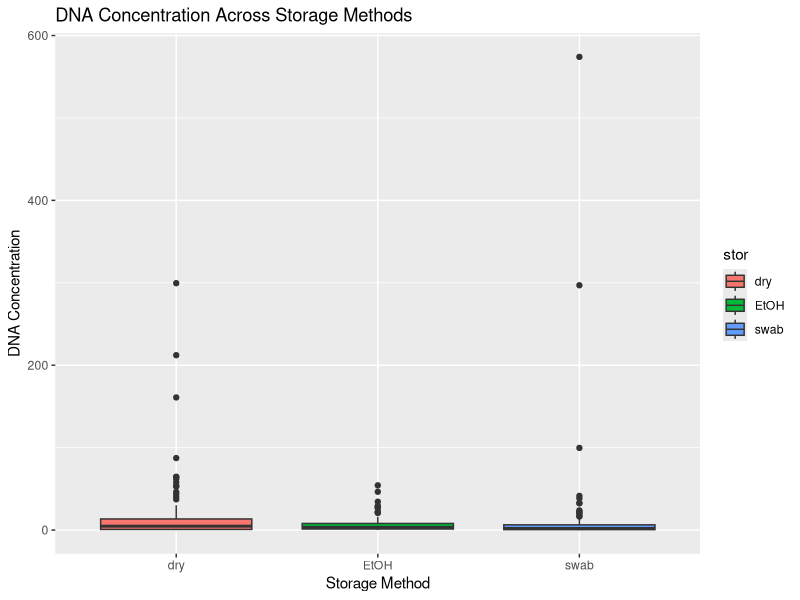
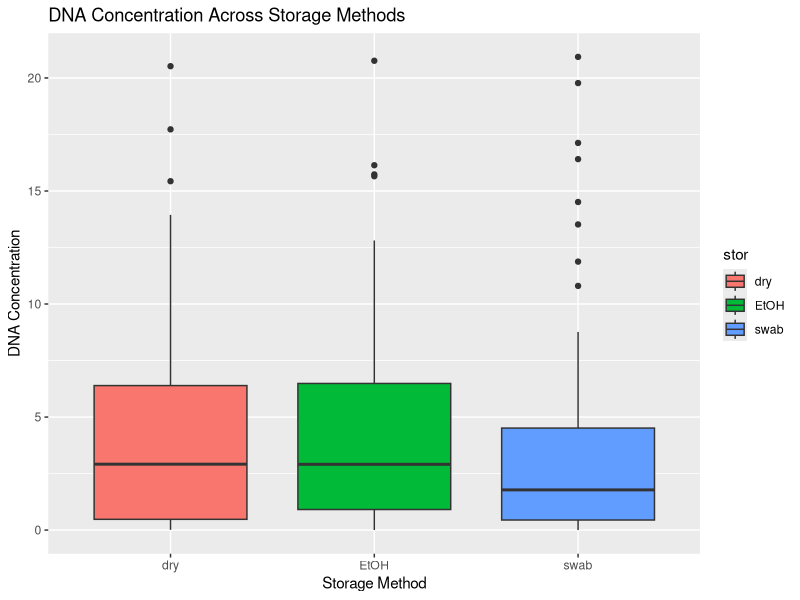
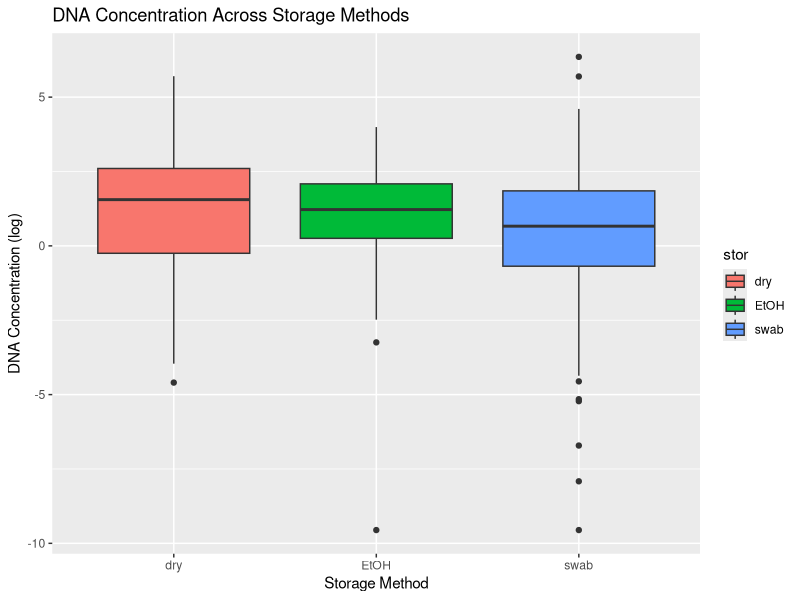
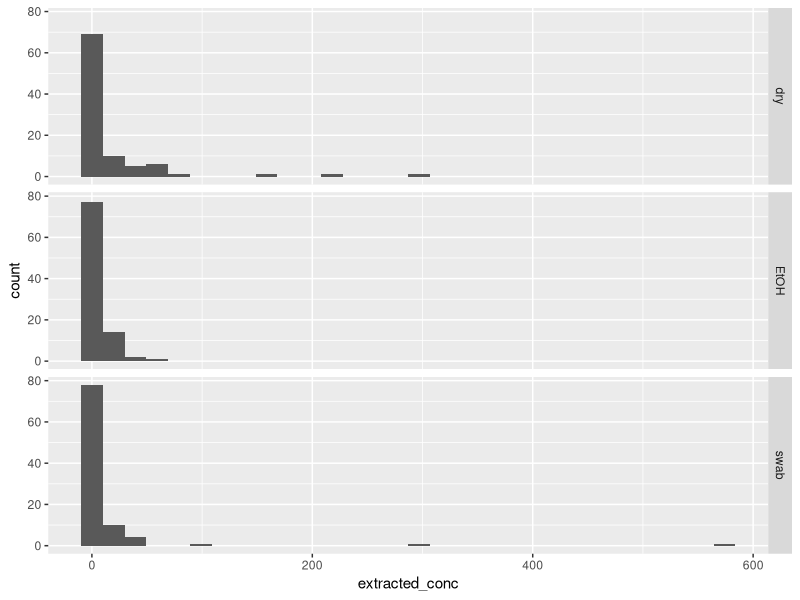
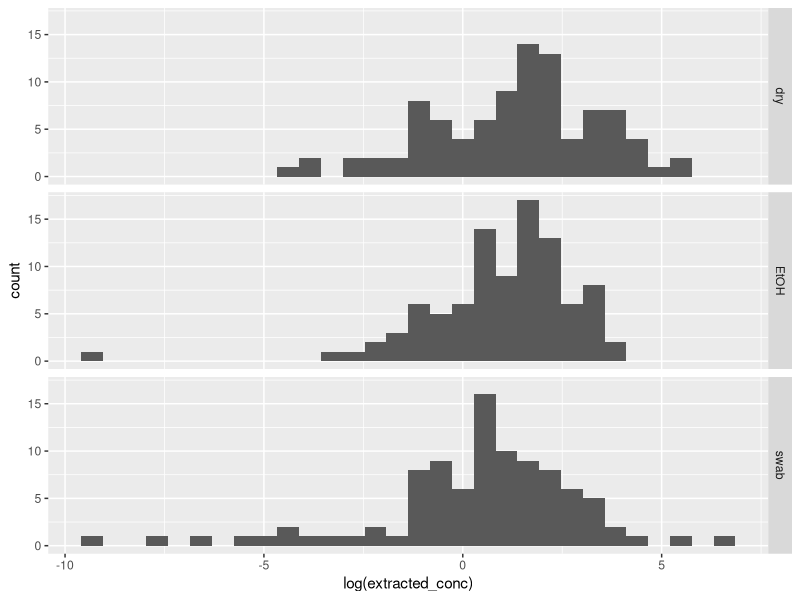
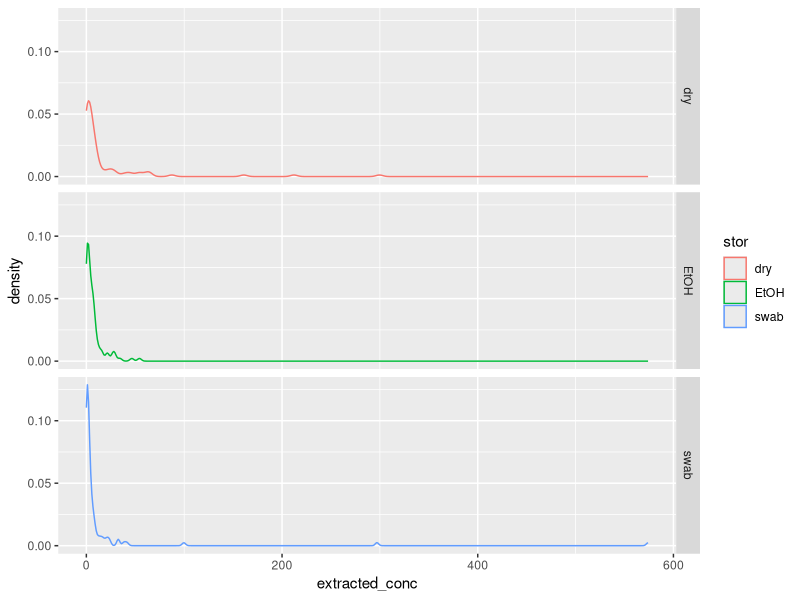
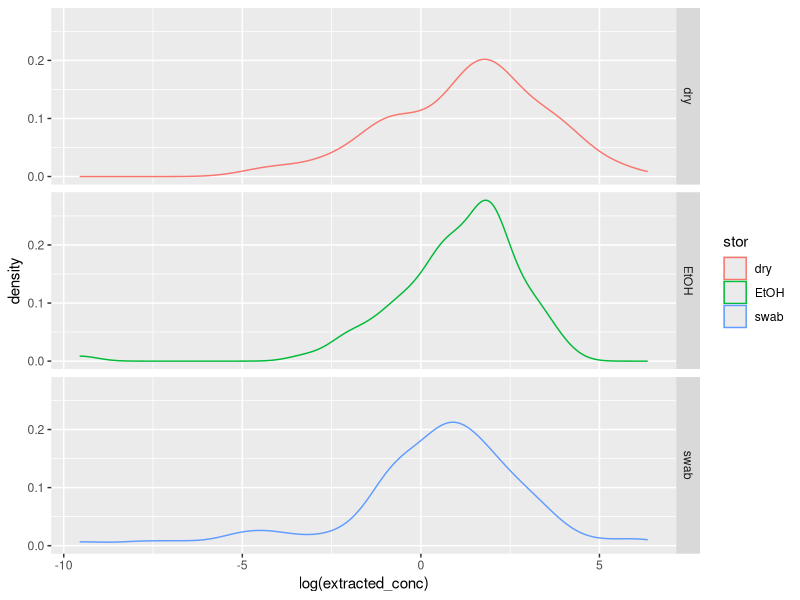
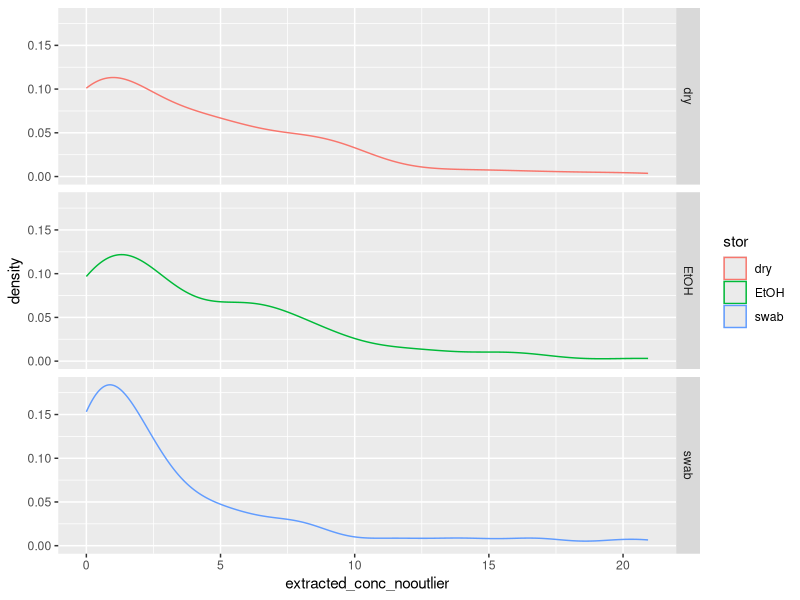

The R source for these figures, in order: (Note: this script raises an error after producing the figures.)
## ---- chunk 1
library(here)
library(tidyverse)

# import cleaned data file
genotypes <- read_csv(here::here("data", "cleaned-triplicates-genotypes-qpcr.csv"))
## ---- chunk 2
# have a look at values outside of 1.5 * IQR (outliers)
boxplot.stats(genotypes$extracted_conc)$out

# what is the lowest value? 21.64863
min(boxplot.stats(genotypes$extracted_conc)$out)

genotypes$extracted_conc_nooutlier <- NA

# change outliers to NA
for(i in 1:nrow(genotypes)) {
  if(is.na(genotypes$extracted_conc[i])) {
    genotypes$extracted_conc_nooutlier[i] <-  NA
  }
  else if(genotypes$extracted_conc[i] >= min(boxplot.stats(genotypes$extracted_conc)$out)) {
    genotypes$extracted_conc_nooutlier[i] <- NA
  } else {
    genotypes$extracted_conc_nooutlier[i] <- genotypes$extracted_conc[i]
  }
}
## ---- chunk 3
## BOXPLOTS

# as is
ggplot(genotypes, aes(x = stor, y = extracted_conc, fill = stor)) +
  geom_boxplot() +
  ylab("DNA Concentration") +
  xlab("Storage Method") +
  ggtitle("DNA Concentration Across Storage Methods")

# no outliers
ggplot(genotypes, aes(x = stor, y = extracted_conc_nooutlier, fill = stor)) +
  geom_boxplot() +
  ylab("DNA Concentration") +
  xlab("Storage Method") +
  ggtitle("DNA Concentration Across Storage Methods")

# log scale
ggplot(genotypes, aes(x = stor, y = log(extracted_conc), fill = stor)) +
  geom_boxplot() +
  ylab("DNA Concentration (log)") +
  xlab("Storage Method") +
  ggtitle("DNA Concentration Across Storage Methods")

# histogram
ggplot(genotypes, aes(x = extracted_conc)) +
  geom_histogram() +
  facet_grid(stor ~ .)

# log scale histogram
ggplot(genotypes, aes(x = log(extracted_conc))) +
  geom_histogram() +
  facet_grid(stor ~ .)

# density plot
ggplot(genotypes, aes(x = extracted_conc, col = stor)) +
  geom_density() +
  facet_grid(stor ~ .)

# log density plot
ggplot(genotypes, aes(x = log(extracted_conc), col = stor)) +
  geom_density() +
  facet_grid(stor ~ .)

# no outlier density plot
ggplot(genotypes, aes(x = extracted_conc_nooutlier, col = stor)) +
  geom_density() +
  facet_grid(stor ~ .)

# log no outlier
ggplot(genotypes, aes(x = log(extracted_conc_nooutlier), col = stor)) +
  geom_density() +
  xlab("DNA concentration (log ng/µL)") +
  ylab("Density") +
  theme_classic()
## ---- chunk 4
# create labels for storage factor
genotypes$stor <- factor(genotypes$stor, 
                         levels = c("dry", "EtOH", "swab"),
                         labels = c("Dry", "Ethanol", "Swab"))

pdf(here::here("figures", "qpcr-density-storage.pdf"), width = 5, height = 3)
ggplot(genotypes, aes(x = log(extracted_conc), col = stor)) +
  geom_density() +
  xlab("DNA concentration (log ng/µL)") +
  ylab("Density") +
  theme_classic() +
  theme(legend.title = element_blank())
dev.off()
## ---- chunk 5
qpcr.summary <- genotypes %>%
  group_by(stor) %>%
  summarize(mean = mean(extracted_conc, na.rm = TRUE),
            median = median(extracted_conc, na.rm = TRUE),
            sd = sd(extracted_conc, na.rm = TRUE),
            min = min(extracted_conc, na.rm = TRUE),
            max = max(extracted_conc, na.rm = TRUE)
            )

qpcr.summary
## ---- chunk 6
fit <- aov(log(extracted_conc) ~ stor, data = genotypes)
summary(fit)

# try as two-way anova - does not work, model fit is singular
fit <- aov(log(extracted_conc) ~ stor + Error(lab_id/stor), data = genotypes)
summary(fit)
## ---- chunk 7
ggplot(genotypes, aes(log(extracted_conc), n, col = stor)) +
  geom_jitter()
## ---- chunk 8
# working
ggplot(genotypes, aes(x = log(extracted_conc), col = working)) +
  geom_density() +
  facet_grid(stor~.) +
  xlab("Extracted Concentration (log)") +
  ylab("Density")

# complete
ggplot(genotypes, aes(x = log(extracted_conc), col = perfect)) +
  geom_density() +
  facet_grid(stor~.) +
  xlab("Extracted Concentration (log)") +
  ylab("Density")
## ---- chunk 9
# create labels for completeness
genotypes$working <- factor(genotypes$working, 
                         levels = c("no", "yes"),
                         labels = c("Not usable genotype", "Usable genotype"))

pdf(here::here("figures", "qpcr-density-working-storage.pdf"), width = 5, height = 5)
ggplot(genotypes, aes(x = log(extracted_conc), col = working)) +
  geom_density() +
  facet_grid(stor~.) +
  xlab("Extracted concentration (log ng/µL)") +
  ylab("Density") +
  theme_bw() +
  theme(legend.title = element_blank())
dev.off()
## ---- chunk 10
ggplot(genotypes, aes(x = cond, y = log(extracted_conc), col = stor)) +
  geom_jitter() +
  facet_wrap(~ stor) +
  ylab("DNA Concentration (log)") +
  xlab("Sample Condition") 

genotypes$cond.coarse <- fct_collapse(as.factor(genotypes$cond), 
                                           Slimy = c("1", "1.5"),
                                           Wet = c("2", "2.5"),
                                           Shiny = c("3", "3.5"),
                                           Dull = c("4"))

ggplot(genotypes, aes(x = log(extracted_conc), col = working)) +
  geom_density() +
  facet_grid(stor~cond.coarse) +
  xlab("Extracted concentration (log ng/µL)") +
  ylab("Density") +
  theme_bw() +
  theme(legend.title = element_blank())

ggplot(genotypes, aes(x = log(extracted_conc), col = cond.coarse)) +
  geom_density() +
  facet_grid(working~.) +
  xlab("Extracted concentration (log ng/µL)") +
  ylab("Density") +
  theme_bw() +
  theme(legend.title = element_blank())
## ---- chunk 11
genotypes.dry.work <- subset(genotypes, stor == "dry" & working == "yes")
genotypes.dry.workno <- subset(genotypes, stor == "dry" & working == "no")
t.test(genotypes.dry.work$extracted_conc, genotypes.dry.workno$extracted_conc)

genotypes.EtOH.work <- subset(genotypes, stor == "EtOH" & working == "yes")
genotypes.EtOH.workno <- subset(genotypes, stor == "EtOH" & working == "no")
t.test(genotypes.EtOH.work$extracted_conc, genotypes.EtOH.workno$extracted_conc)

genotypes.swab.work <- subset(genotypes, stor == "swab" & working == "yes")
genotypes.swab.workno <- subset(genotypes, stor == "swab" & working == "no")
t.test(genotypes.swab.work$extracted_conc, genotypes.swab.workno$extracted_conc)
